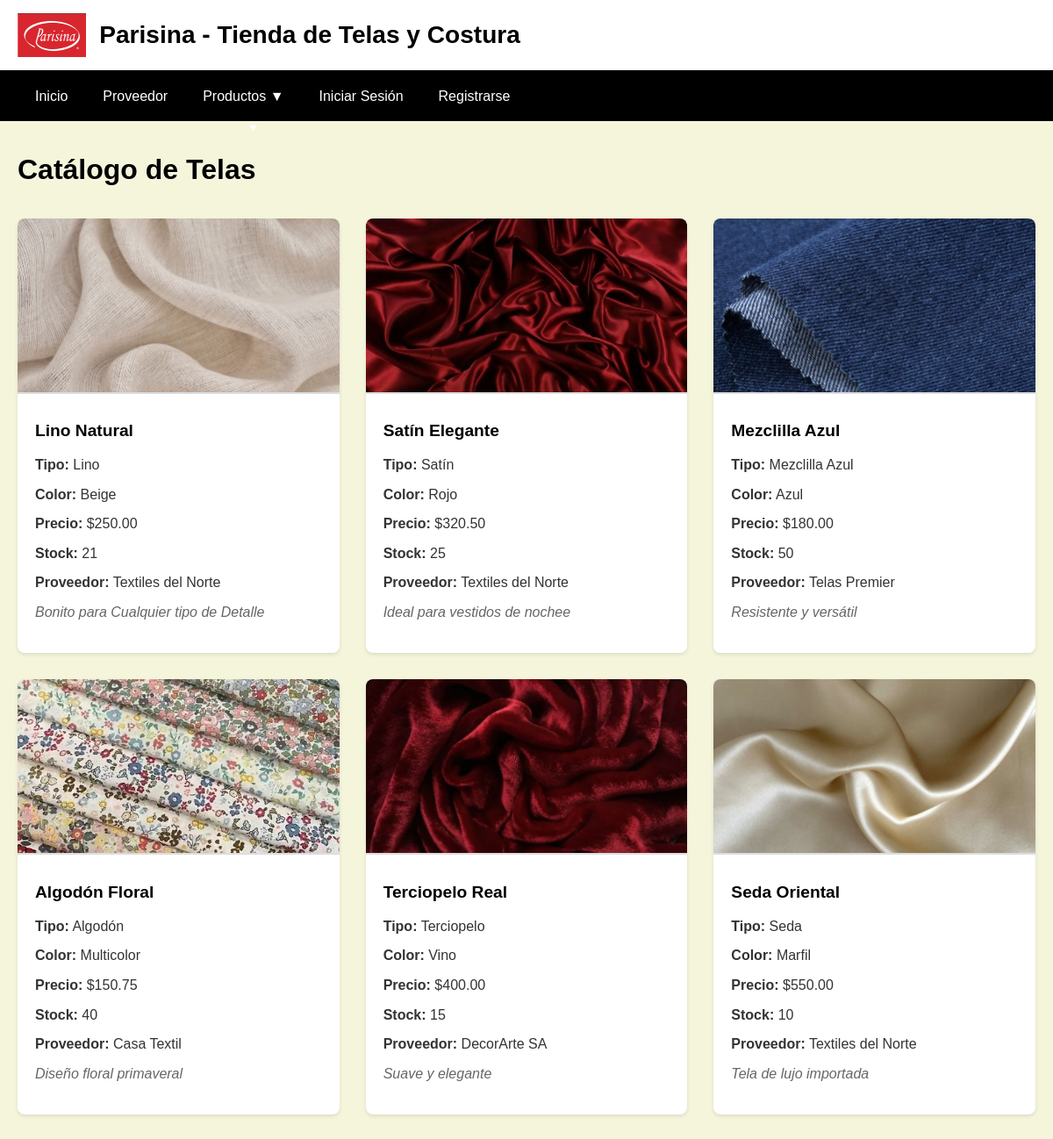
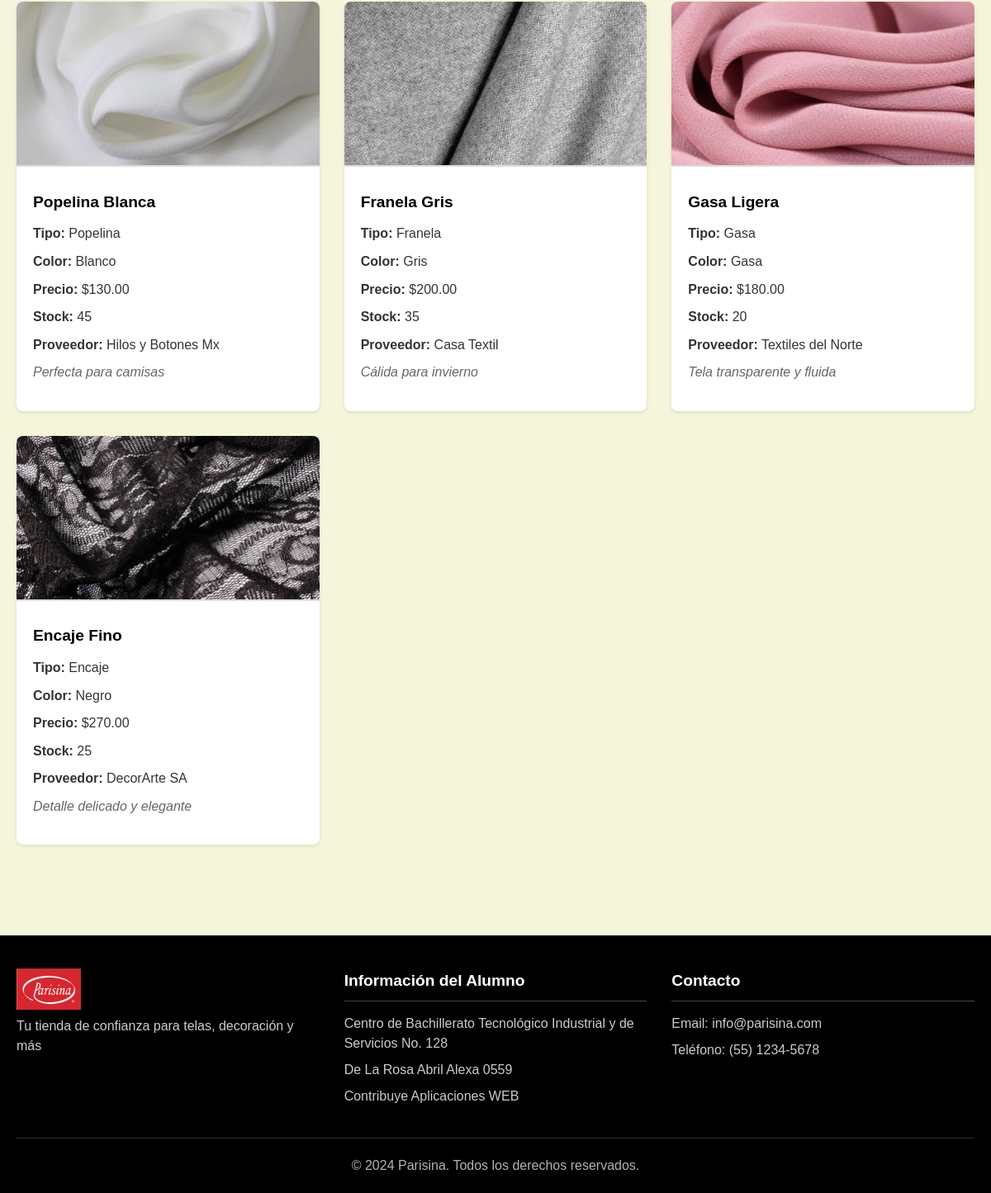
/telas/, run on the app's committed database (2 pictures, top to bottom).
### app_Parisina/models.py (models this page shows, shortened)
class Telas(models.Model):
    nombre = models.CharField(max_length=100)
    tipo_tela = models.CharField(max_length=100)
    color = models.CharField(max_length=50)
    precio = models.DecimalField(max_digits=8, decimal_places=2)
    stock = models.PositiveIntegerField()
    descripcion = models.TextField(blank=True, null=True)
    imagen = models.ImageField(upload_to='telas/')
    proveedor = models.ForeignKey(Proveedor, on_delete=models.CASCADE, related_name='productos_telas')

class Proveedor(models.Model):
    empresa = models.CharField(max_length=100)
    telefono = models.CharField(max_length=15)
    correo = models.EmailField()
    direccion = models.CharField(max_length=200)
    ciudad = models.CharField(max_length=50)
    pais = models.CharField(max_length=50, blank=True, null=True)
    imagen = models.ImageField(upload_to='proveedores/', blank=True, null=True)

### app_Parisina/views.py (the view)
# urls.py: path('telas/', views.lista_telas, name='lista_telas'),
def lista_telas(request):
    telas = Telas.objects.all()
    return render(request, 'productos/telas/lista.html', {'telas': telas})

### app_Parisina/context_processors.py (called while the page is built)
def carrito_context(request):
    context = {}
    if request.user.is_authenticated and not request.user.is_staff:
        try:
            cliente = Cliente.objects.get(user=request.user)
            pedido = Pedido.objects.filter(cliente=cliente, estado='pendiente').first()
            if pedido:
                context['items_carrito'] = pedido.items.count()
            else:
                context['items_carrito'] = 0
        except Cliente.DoesNotExist:
            context['items_carrito'] = 0
    else:
        context['items_carrito'] = 0
    return context

### app_Parisina/templates/productos/telas/lista.html (shortened to what this page needs)
{% extends 'base.html' %}
{% load static %}
{% block content %}
<div class="container">
    <div class="page-header">
        <h1>Catálogo de Telas</h1>
    </div>
    <div class="product-grid">
        {% for tela in telas %}
        <div class="product-card">
            {% if tela.imagen %}
            <img src="{{ tela.imagen.url }}" alt="{{ tela.nombre }}" class="product-image">
            {% else %}
            <img src="{% static 'images/placeholder.jpg' %}" alt="Sin imagen" class="product-image">
            {% endif %}
            <div class="product-info">
                <h3>{{ tela.nombre }}</h3>
                <p class="product-detail"><strong>Tipo:</strong> {{ tela.tipo_tela }}</p>
                <p class="product-detail"><strong>Color:</strong> {{ tela.color }}</p>
                <p class="product-detail"><strong>Precio:</strong> ${{ tela.precio }}</p>
                <p class="product-detail"><strong>Stock:</strong> {{ tela.stock }}</p>
                <p class="product-detail"><strong>Proveedor:</strong> {{ tela.proveedor.empresa }}</p>
                {% if tela.descripcion %}
                <p class="product-description">{{ tela.descripcion }}</p>
                {% endif %}
            </div>
        </div>
        {% endfor %}
    </div>
</div>
{% endblock %}

### app_Parisina/templates/base.html (shortened to what this page needs)
<!DOCTYPE html>
<html lang="es">
<head>
    {% load static %}
    <link rel="stylesheet" href="{% static 'css/styles.css' %}">
</head>
<body>
    <header class="header">
        <div class="container">
            <div class="logo-section">
                <img src="{% static 'images/logo.png' %}" alt="Parisina Logo" class="logo">
                <span class="logo-text">
                    <h3>Parisina - Tienda de Telas y Costura</h3>
                </span>
            </div>
        </div>
    </header>
    <nav class="navbar">
        <div class="container">
            <ul class="nav-menu">
                <li><a href="{% url 'inicio' %}" class="nav-link">Inicio</a></li>
                <li><a href="{% url 'lista_proveedores' %}" class="nav-link">Proveedor</a></li>
                <li class="dropdown">
                    <a href="#" class="nav-link dropdown-toggle">Productos ▼</a>
                </li>
                {% if user.is_authenticated %}
                    {% if not user.is_staff %}
                    <li>
                        <a href="{% url 'ver_carrito' %}" class="nav-link carrito-link">
                            Carrito
                            {% if items_carrito > 0 %}
                                <span class="carrito-count">{{ items_carrito }}</span>
                            {% endif %}
                        </a>
                    </li>
                    <li>
                        <a href="{% url 'mis_pedidos' %}" class="nav-link">Mis Pedidos</a>
                    </li>
                    {% endif %}
                    <li>
                        <form method="post" action="{% url 'logout' %}" class="logout-form">
                            {% csrf_token %}
                            <button type="submit" class="nav-link logout-btn">
                                Cerrar Sesión
                                {% if user.is_staff %}
                                    ({{ user.username }})
                                {% else %}
                                    ({{ user.username }})
                                {% endif %}
                            </button>
                        </form>
                    </li>
                {% else %}
                    <li><a href="{% url 'login' %}" class="nav-link">Iniciar Sesión</a></li>
                    <li><a href="{% url 'registro' %}" class="nav-link">Registrarse</a></li>
                {% endif %}
            </ul>
        </div>
    </nav>
    <main class="main-content">
        {% block content %}
        {% endblock %}
    </main>
    <footer class="footer">
        <div class="container">
            <div class="footer-content">
                <div class="footer-section">
                    <img src="{% static 'images/logo.png' %}" alt="Parisina Logo" class="logo">
                    <p>Tu tienda de confianza para telas, decoración y más</p>
                </div>
                <div class="footer-section">
                    <h3>Información del Alumno</h3>
                    <p>Centro de Bachillerato Tecnológico Industrial y de Servicios No. 128</p>
                    <p>De La Rosa Abril Alexa 0559</p>
                    <p>Contribuye Aplicaciones WEB</p>
                </div>
                <div class="footer-section">
                    <h3>Contacto</h3>
                    <p>Email: info@parisina.com</p>
                    <p>Teléfono: (55) 1234-5678</p>
                </div>
            </div>
            <div class="footer-bottom">
                <p>&copy; 2024 Parisina. Todos los derechos reservados.</p>
            </div>
        </div>
    </footer>
</body>
</html>

### app_Parisina/static/css/styles.css (style rules this page uses)
:root { --beige: #f5f5dc; --negro: #000000; --blanco: #ffffff; --rojo: #ff0000; --gris-oscuro: #333333; --gris-claro: #f4f4f4; --borde-color: #ddd; --sombra: 0 2px 4px rgba(0,0,0,0.1); }
* { margin: 0; padding: 0; box-sizing: border-box; }
body { font-family: 'Arial', sans-serif; background-color: var(--beige); color: var(--negro); line-height: 1.6; }
.container { max-width: 1200px; margin: 0 auto; padding: 0 20px; }
.header { background-color: var(--blanco); padding: 15px 0; border-bottom: 2px solid var(--negro); }
.logo-section { display: flex; align-items: center; gap: 15px; }
.logo { height: 50px; width: auto; }
.logo-text { font-size: 1.5rem; font-weight: bold; color: var(--negro); }
.navbar { background-color: var(--negro); padding: 0; }
.nav-menu { display: flex; list-style: none; justify-content: flex-start; align-items: center; flex-wrap: wrap; }
.nav-link { color: var(--blanco); text-decoration: none; padding: 15px 20px; display: block; transition: all 0.3s ease; border: none; background: none; cursor: pointer; font-size: 1rem; position: relative; }
.nav-link::after { content: ''; position: absolute; bottom: 0; left: 50%; width: 0; height: 2px; background-color: var(--rojo); transition: all 0.3s ease; transform: translateX(-50%); }
.dropdown { position: relative; }
.dropdown-toggle::after { content: ' ▼'; font-size: 0.8em; margin-left: 5px; }
.main-content { min-height: calc(100vh - 200px); padding: 30px 0; }
.product-grid { display: grid; grid-template-columns: repeat(auto-fit, minmax(280px, 1fr)); gap: 30px; margin-bottom: 30px; }
.product-card { background: var(--blanco); border-radius: 8px; box-shadow: var(--sombra); overflow: hidden; transition: transform 0.3s ease, box-shadow 0.3s ease; }
.product-image { width: 100%; height: 200px; object-fit: cover; border-bottom: 2px solid var(--borde-color); }
.product-info { padding: 20px; }
.product-info h3 { color: var(--negro); margin-bottom: 10px; font-size: 1.2rem; }
.product-type, .product-price, .product-stock, .product-detail { margin-bottom: 8px; color: var(--gris-oscuro); }
.product-description { font-style: italic; color: #666; margin: 10px 0; line-height: 1.4; }
.page-header { display: flex; justify-content: space-between; align-items: center; margin-bottom: 30px; flex-wrap: wrap; gap: 15px; }
.page-header h1 { color: var(--negro); margin: 0; }
.footer { background-color: var(--negro); color: var(--blanco); padding: 40px 0 20px; margin-top: 50px; }
.footer-content { display: grid; grid-template-columns: repeat(auto-fit, minmax(250px, 1fr)); gap: 30px; margin-bottom: 30px; }
.footer-section h3 { color: var(--blanco); margin-bottom: 15px; font-size: 1.2rem; border-bottom: 1px solid #444; padding-bottom: 8px; }
.footer-section p { margin-bottom: 8px; opacity: 0.8; line-height: 1.5; }
.footer-bottom { text-align: center; padding-top: 20px; border-top: 1px solid #444; opacity: 0.7; }

### data on the page
Telas: imagen (picture), nombre "Lino Natural", tipo_tela "Lino", color "Beige", precio "250.00", stock "21", proveedor.empresa "Textiles del Norte", descripcion "Bonito para Cualquier tipo de Detalle"
Telas: imagen (picture), nombre "Satín Elegante", tipo_tela "Satín", color "Rojo", precio "320.50", stock "25", proveedor.empresa "Textiles del Norte", descripcion "Ideal para vestidos de nochee"
Telas: imagen (picture), nombre "Mezclilla Azul", tipo_tela "Mezclilla Azul", color "Azul", precio "180.00", stock "50", proveedor.empresa "Telas Premier", descripcion "Resistente y versátil"
Telas: imagen (picture), nombre "Algodón Floral", tipo_tela "Algodón", color "Multicolor", precio "150.75", stock "40", proveedor.empresa "Casa Textil", descripcion "Diseño floral primaveral"
Telas: imagen (picture), nombre "Terciopelo Real", tipo_tela "Terciopelo", color "Vino", precio "400.00", stock "15", proveedor.empresa "DecorArte SA", descripcion "Suave y elegante"
Telas: imagen (picture), nombre "Seda Oriental", tipo_tela "Seda", color "Marfil", precio "550.00", stock "10", proveedor.empresa "Textiles del Norte", descripcion "Tela de lujo importada"
Telas: imagen (picture), nombre "Popelina Blanca", tipo_tela "Popelina", color "Blanco", precio "130.00", stock "45", proveedor.empresa "Hilos y Botones Mx", descripcion "Perfecta para camisas"
Telas: imagen (picture), nombre "Franela Gris", tipo_tela "Franela", color "Gris", precio "200.00", stock "35", proveedor.empresa "Casa Textil", descripcion "Cálida para invierno"
Telas: imagen (picture), nombre "Gasa Ligera", tipo_tela "Gasa", color "Gasa", precio "180.00", stock "20", proveedor.empresa "Textiles del Norte", descripcion "Tela transparente y fluida"
Telas: imagen (picture), nombre "Encaje Fino", tipo_tela "Encaje", color "Negro", precio "270.00", stock "25", proveedor.empresa "DecorArte SA", descripcion "Detalle delicado y elegante"
